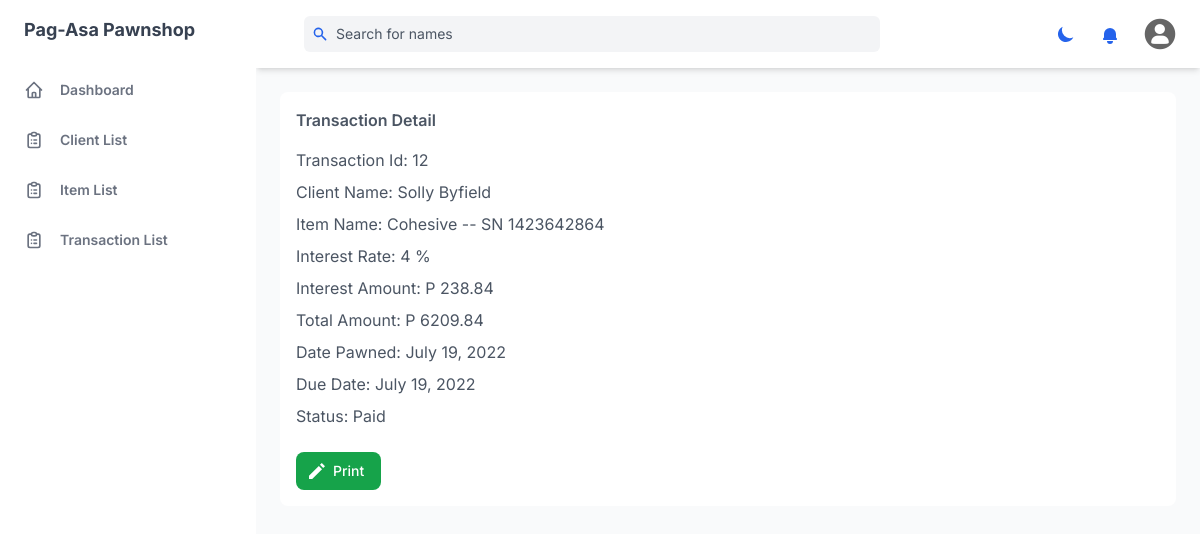
Screenshot of /transaction/12/ (signed in) with the database file from the repository.
### management_system/models.py (models this page shows, shortened)
class Transaction(models.Model):
    STATUS_CHOICE = [
        ('New', 'New'),
        ('Pending', 'Pending'),
        ('Paid', 'Paid'),
        ('Renew','Renew'),
    ]
    client = models.ForeignKey(Client, related_name='clients', on_delete=models.CASCADE)
    item = models.OneToOneField(Item, related_name='items', on_delete=models.CASCADE)
    interest_rate = models.PositiveIntegerField()
    date_pawned = models.DateField(auto_now_add=True)
    month = models.PositiveIntegerField(default=1)
    status = models.CharField(max_length=20, choices=STATUS_CHOICE, default='New')
    created = models.DateTimeField(auto_now_add=True)
    updated = models.DateTimeField(auto_now=True)
    @property
    def due_date(self):
        month = datetime.timedelta(self.month*30)
        due_date = self.date_pawned + month
        return due_date
    def total(self):
        interest_rate = float(self.interest_rate) / 100
        interest = float(self.item.appraise_value) * interest_rate
        total = float(self.item.appraise_value) + interest
        return total
    def interest_amount(self):
        interest_rate = float(self.interest_rate) / 100
        return float(self.item.appraise_value) * interest_rate

class Client(models.Model):
    CLIENT_STATUS =  [
    ('active', 'Active'),
    ('inactive', 'Inactive'),
    ]
    first_name = models.CharField(max_length=255)
    last_name = models.CharField(max_length=255)
    middle_name = models.CharField(max_length=255, null=True, blank=True)
    address = models.TextField(max_length=500)
    contact_number = models.IntegerField()
    email_address = models.CharField(max_length=255, blank=True, null=True)
    status = models.CharField(max_length=10, choices=CLIENT_STATUS, default='active')
    created = models.DateTimeField(auto_now_add=True)
    updated = models.DateTimeField(auto_now=True)

class Item(models.Model):
    CHOICE = [
        ('A', 'Active'),
        ('I', 'Inactive')
    ]
    item = models.CharField(max_length=255)
    serial_number = models.IntegerField()
    model = models.CharField(max_length=255)
    appraise_value = models.DecimalField(max_digits=10, decimal_places=2)
    item_description = models.CharField(max_length=255, blank=True, null=True)
    category = models.ManyToManyField(
        Category, blank=True, related_name="categories")
    status=models.CharField(choices=CHOICE, default='A', max_length=2)
    remarks = models.TextField(blank=True, null=True)
    created = models.DateTimeField(auto_now_add=True)
    updated = models.DateTimeField(auto_now=True)

### management_system/views.py (the view)
class TransactionDetailView(LoginRequiredMixin, DetailView):
    template_name = 'components/transaction_detail.html'
    model = Transaction

### templates/components/transaction_detail.html (shortened to what this page needs)
{% extends 'base.html' %}
{% load l10n %} {% block content %}
<div
id="print-this"  class="min-w-0 p-4 mt-6 space-y-2 bg-white rounded-lg shadow-xs dark:bg-gray-800"
>
  <h4 class="mb-4 font-semibold text-gray-600 dark:text-gray-300">
    Transaction Detail
  </h4>
  <p class="text-gray-600 dark:text-gray-400">
    <span>Transaction Id:</span> {{object.pk}}
  </p>
    <p class="text-gray-600 dark:text-gray-400">
        <a href="{% url 'client_detail' object.client.pk %}" hx-boost="true" hx-indicator="#my-indicator">
        <span>Client Name:</span> {{object.client.first_name|title}} {{object.client.last_name|title}}
    </a>
    </p>
        <p class="text-gray-600 dark:text-gray-400">
            <a href="{% url 'item_detail' object.item.pk %}" hx-boost="true" hx-indicator="#my-indicator">
            <span>Item Name:</span> {{object.item.item|title}} -- SN {{object.item.serial_number|unlocalize}}
        </a>
        </p>
  <p class="text-gray-600 dark:text-gray-400">
    <span>Interest Rate:</span> {{object.interest_rate|title}} %
  </p>
  <p class="text-gray-600 dark:text-gray-400">
    <span>Interest Amount:</span> P {{object.interest_amount}}
  </p>
  <p class="text-gray-600 dark:text-gray-400">
    <span>Total Amount:</span>  P {{object.total}}
  </p>
  <p class="text-gray-600 dark:text-gray-400">
    <span>Date Pawned:</span> {{object.date_pawned}}
  </p>
  <p class="text-gray-600 dark:text-gray-400">
    <span>Due Date:</span> {{object.due_date}}
  </p>
  <p class="text-gray-600 dark:text-gray-400">
    <span>Status:</span> {{object.status|title}}
  </p>
    <div id="hidden-print">
      <button
          x-data
          @click="print()"
          class="flex items-center justify-between px-4 py-2 mt-6 text-sm font-medium leading-5 text-white transition-colors duration-150 bg-green-600 border border-transparent rounded-lg active:bg-green-600 hover:bg-green-700 focus:outline-none focus:shadow-outline-green"
        >
          <svg
            fill="currentColor"
            class="w-4 h-4 mr-2 -ml-1"
            xmlns="http://www.w3.org/2000/svg"
            viewBox="0 0 20 20"
          >
            <path
              d="M12.3 3.7l4 4L4 20H0v-4L12.3 3.7zm1.4-1.4L16 0l4 4-2.3 2.3-4-4z"
            />
          </svg>
          <span>Print</span>
        </button>
    </div>
  </div>
</div>
{% endblock content %}

### static/css/print.css (style rules this page uses)
a:link { text-decoration: none; }
#hidden-print { display: none; }

### rows the page displays
Transaction: pk "12", client.first_name "Solly", client.last_name "Byfield", item.item "Cohesive", item.serial_number "1423642864", interest_rate "4", interest_amount "238.84", total "6209.84", date_pawned "July 19, 2022", due_date "July 19, 2022", status "Paid"
